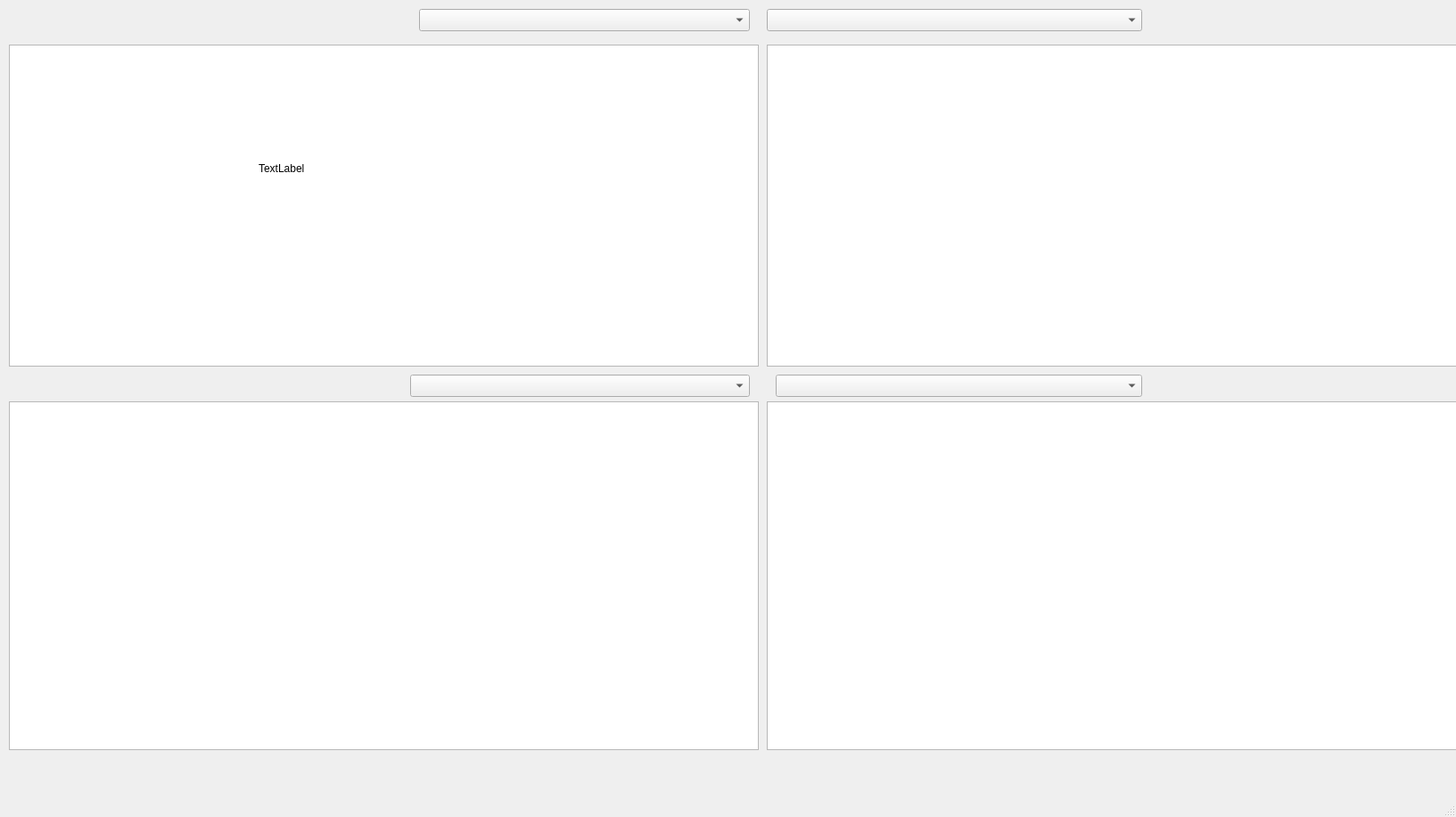
<?xml version="1.0" encoding="UTF-8"?>
<ui version="4.0">
 <class>MainWindow</class>
 <widget class="QMainWindow" name="MainWindow">
  <property name="geometry">
   <rect>
    <x>0</x>
    <y>0</y>
    <width>1633</width>
    <height>916</height>
   </rect>
  </property>
  <property name="windowTitle">
   <string>MainWindow</string>
  </property>
  <widget class="QWidget" name="centralwidget">
   <widget class="PlotWidget" name="graphicsView">
    <property name="geometry">
     <rect>
      <x>10</x>
      <y>50</y>
      <width>841</width>
      <height>361</height>
     </rect>
    </property>
   </widget>
   <widget class="PlotWidget" name="graphicsView_2">
    <property name="geometry">
     <rect>
      <x>860</x>
      <y>50</y>
      <width>881</width>
      <height>361</height>
     </rect>
    </property>
   </widget>
   <widget class="PlotWidget" name="graphicsView_3">
    <property name="geometry">
     <rect>
      <x>10</x>
      <y>450</y>
      <width>841</width>
      <height>391</height>
     </rect>
    </property>
   </widget>
   <widget class="PlotWidget" name="graphicsView_4">
    <property name="geometry">
     <rect>
      <x>860</x>
      <y>450</y>
      <width>881</width>
      <height>391</height>
     </rect>
    </property>
   </widget>
   <widget class="QComboBox" name="comboBox">
    <property name="geometry">
     <rect>
      <x>470</x>
      <y>10</y>
      <width>371</width>
      <height>25</height>
     </rect>
    </property>
   </widget>
   <widget class="QComboBox" name="comboBox_2">
    <property name="geometry">
     <rect>
      <x>860</x>
      <y>10</y>
      <width>421</width>
      <height>25</height>
     </rect>
    </property>
   </widget>
   <widget class="QComboBox" name="comboBox_3">
    <property name="geometry">
     <rect>
      <x>870</x>
      <y>420</y>
      <width>411</width>
      <height>25</height>
     </rect>
    </property>
   </widget>
   <widget class="QComboBox" name="comboBox_4">
    <property name="geometry">
     <rect>
      <x>460</x>
      <y>420</y>
      <width>381</width>
      <height>25</height>
     </rect>
    </property>
   </widget>
   <widget class="QLabel" name="label">
    <property name="geometry">
     <rect>
      <x>290</x>
      <y>180</y>
      <width>67</width>
      <height>17</height>
     </rect>
    </property>
    <property name="text">
     <string>TextLabel</string>
    </property>
   </widget>
  </widget>
  <widget class="QMenuBar" name="menubar">
   <property name="geometry">
    <rect>
     <x>0</x>
     <y>0</y>
     <width>1633</width>
     <height>22</height>
    </rect>
   </property>
  </widget>
  <widget class="QStatusBar" name="statusbar"/>
 </widget>
 <customwidgets>
  <customwidget>
   <class>PlotWidget</class>
   <extends>QGraphicsView</extends>
   <header>pyqtgraph</header>
  </customwidget>
 </customwidgets>
 <resources/>
 <connections/>
</ui>
